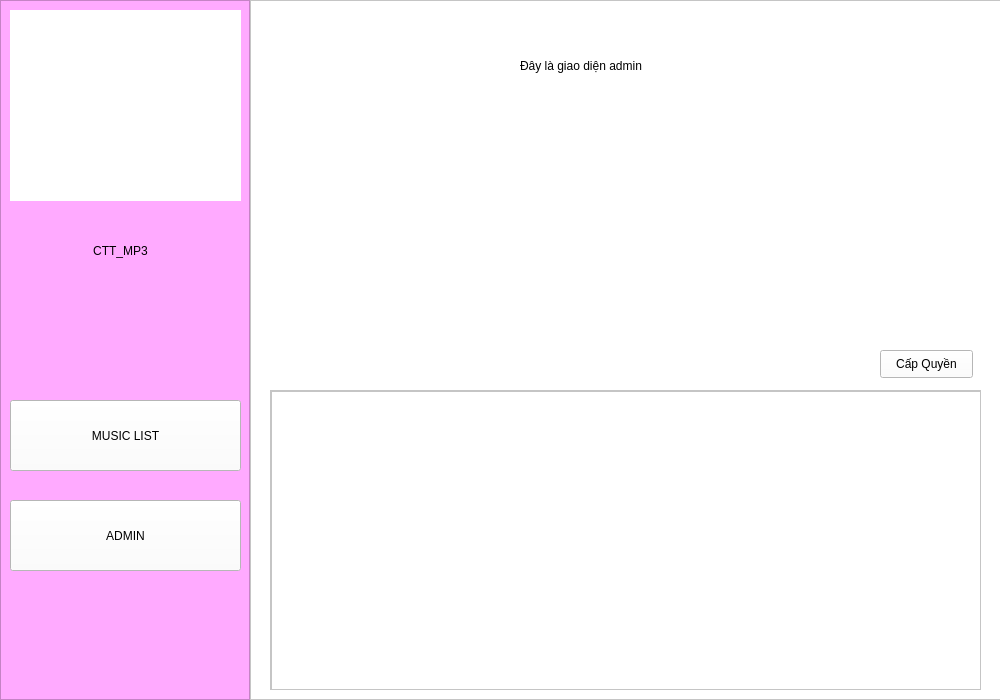
<?xml version="1.0" encoding="UTF-8"?>
<ui version="4.0">
 <class>MainWindow</class>
 <widget class="QMainWindow" name="MainWindow">
  <property name="geometry">
   <rect>
    <x>0</x>
    <y>0</y>
    <width>1000</width>
    <height>700</height>
   </rect>
  </property>
  <property name="windowTitle">
   <string>MainWindow</string>
  </property>
  <widget class="QWidget" name="centralwidget">
   <widget class="QFrame" name="frame_Admin">
    <property name="geometry">
     <rect>
      <x>250</x>
      <y>0</y>
      <width>850</width>
      <height>700</height>
     </rect>
    </property>
    <property name="styleSheet">
     <string notr="true">background-color: rgb(255, 255, 255);
</string>
    </property>
    <property name="frameShape">
     <enum>QFrame::StyledPanel</enum>
    </property>
    <property name="frameShadow">
     <enum>QFrame::Raised</enum>
    </property>
    <widget class="QScrollArea" name="scrollArea">
     <property name="geometry">
      <rect>
       <x>20</x>
       <y>390</y>
       <width>711</width>
       <height>300</height>
      </rect>
     </property>
     <property name="widgetResizable">
      <bool>true</bool>
     </property>
     <widget class="QWidget" name="scrollAreaWidgetContents">
      <property name="geometry">
       <rect>
        <x>0</x>
        <y>0</y>
        <width>709</width>
        <height>298</height>
       </rect>
      </property>
      <widget class="QTableView" name="tb_sever">
       <property name="geometry">
        <rect>
         <x>0</x>
         <y>0</y>
         <width>711</width>
         <height>300</height>
        </rect>
       </property>
       <property name="styleSheet">
        <string notr="true">font: 75 10pt &quot;MS Shell Dlg 2&quot;;
background-color: rgb(255, 255, 255);</string>
       </property>
      </widget>
     </widget>
    </widget>
    <widget class="QLabel" name="lb_title">
     <property name="geometry">
      <rect>
       <x>270</x>
       <y>20</y>
       <width>231</width>
       <height>91</height>
      </rect>
     </property>
     <property name="text">
      <string>Đây là giao diện admin</string>
     </property>
    </widget>
    <widget class="QPushButton" name="btn_server">
     <property name="geometry">
      <rect>
       <x>630</x>
       <y>350</y>
       <width>93</width>
       <height>28</height>
      </rect>
     </property>
     <property name="text">
      <string>Cấp Quyền</string>
     </property>
    </widget>
   </widget>
   <widget class="QFrame" name="menu">
    <property name="enabled">
     <bool>true</bool>
    </property>
    <property name="geometry">
     <rect>
      <x>0</x>
      <y>0</y>
      <width>250</width>
      <height>700</height>
     </rect>
    </property>
    <property name="autoFillBackground">
     <bool>false</bool>
    </property>
    <property name="styleSheet">
     <string notr="true">background-color: rgb(255, 170, 255);</string>
    </property>
    <property name="frameShape">
     <enum>QFrame::StyledPanel</enum>
    </property>
    <property name="frameShadow">
     <enum>QFrame::Raised</enum>
    </property>
    <widget class="QLabel" name="lb_Title">
     <property name="geometry">
      <rect>
       <x>30</x>
       <y>210</y>
       <width>181</width>
       <height>81</height>
      </rect>
     </property>
     <property name="styleSheet">
      <string notr="true">font: 75 18pt &quot;Perpetua Titling MT&quot;;</string>
     </property>
     <property name="text">
      <string>CTT_MP3</string>
     </property>
     <property name="textFormat">
      <enum>Qt::PlainText</enum>
     </property>
     <property name="alignment">
      <set>Qt::AlignCenter</set>
     </property>
    </widget>
    <widget class="QPushButton" name="btn_MusicList">
     <property name="geometry">
      <rect>
       <x>10</x>
       <y>400</y>
       <width>231</width>
       <height>71</height>
      </rect>
     </property>
     <property name="styleSheet">
      <string notr="true">background-color: rgb(255, 255, 255);</string>
     </property>
     <property name="text">
      <string>MUSIC LIST</string>
     </property>
    </widget>
    <widget class="QLabel" name="lb_titleIMG">
     <property name="geometry">
      <rect>
       <x>10</x>
       <y>10</y>
       <width>231</width>
       <height>191</height>
      </rect>
     </property>
     <property name="styleSheet">
      <string notr="true">background-color: rgb(255, 255, 255);</string>
     </property>
     <property name="text">
      <string/>
     </property>
     <property name="textFormat">
      <enum>Qt::PlainText</enum>
     </property>
     <property name="alignment">
      <set>Qt::AlignCenter</set>
     </property>
    </widget>
    <widget class="QPushButton" name="btn_Admin">
     <property name="geometry">
      <rect>
       <x>10</x>
       <y>500</y>
       <width>231</width>
       <height>71</height>
      </rect>
     </property>
     <property name="styleSheet">
      <string notr="true">background-color: rgb(255, 255, 255);</string>
     </property>
     <property name="text">
      <string>ADMIN</string>
     </property>
    </widget>
   </widget>
  </widget>
 </widget>
 <resources/>
 <connections/>
</ui>
